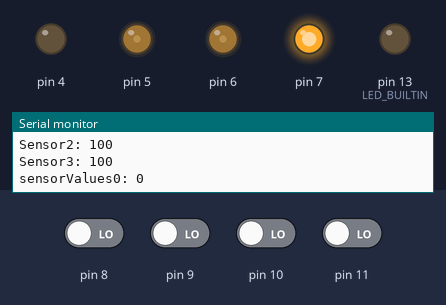
This sketch was run on a simulated Arduino Uno, built with avr-gcc and run on an emulated ATmega328P. On the bench: output pins drawn as LEDs (lit = HIGH), the last lines printed to the serial monitor. Inputs (shaded band) come from the test bench; at power-on: pin 8–11 LOW.

Above: at 1.2 s.
1.3 s: pin 8 driven HIGH
At 2.7 s:
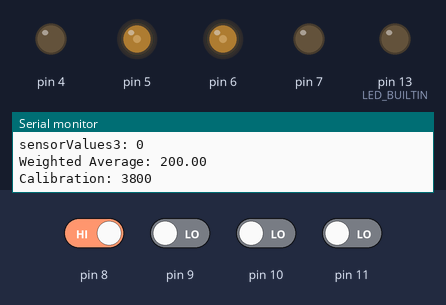
3.1 s: pin 9 driven HIGH
6.1 s: pin 11 driven HIGH
At 6.49 s:
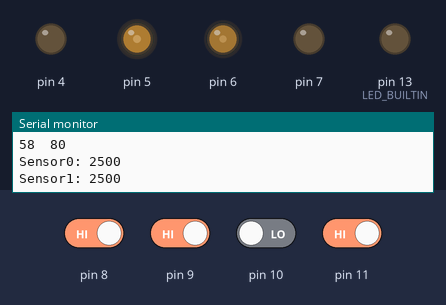
8.0 s: pin 8 driven LOW
At 9.1 s:
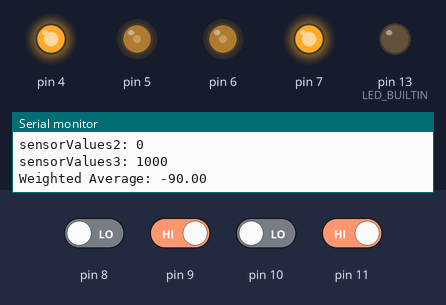
9.7 s: pin 10 driven HIGH
12.7 s: pin 9 driven LOW
Timing chart, 0 to 15.7 s (numbered marks = the images above; inputs shaded):
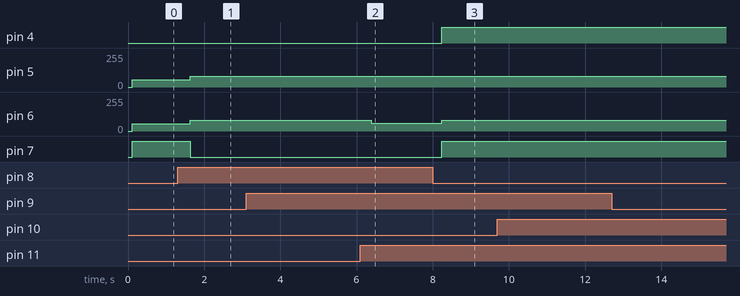

Measured:
- after the input at 1.3 s, pin 5, pin 6: 55/255 → 80/255 after 0.34 s; pin 7: HIGH → LOW after 0.34 s
- after the input at 6.1 s, pin 6: 80/255 → 58/255 after 0.29 s, → 59/255 0.21 s later
- after the input at 8.0 s, pin 4, pin 7: LOW → HIGH after 0.24 s; pin 6: 59/255 → 80/255 after 0.24 s

The sketch:

bujiaozhun.ino
```cpp
#include <QTRSensors.h>

// This example is designed for use with six analog QTR sensors. These
// reflectance sensors should be connected to analog pins A0 to A5. The
// sensors' emitter control pin (CTRL or LEDON) can optionally be connected to
// digital pin 2, or you can leave it disconnected and remove the call to
// setEmitterPin().
//
// The setup phase of this example calibrates the sensors for ten seconds and
// turns on the Arduino's LED (usually on pin 13) while calibration is going
// on. During this phase, you should expose each reflectance sensor to the
// lightest and darkest readings they will encounter. For example, if you are
// making a line follower, you should slide the sensors across the line during
// the calibration phase so that each sensor can get a reading of how dark the
// line is and how light the ground is. Improper calibration will result in
// poor readings.
//
// The main loop of the example reads the calibrated sensor values and uses
// them to estimate the position of a line. You can test this by taping a piece
// of 3/4" black electrical tape to a piece of white paper and sliding the
// sensor across it. It prints the sensor values to the serial monitor as
// numbers from 0 (maximum reflectance) to 1000 (minimum reflectance) followed
// by the estimated location of the line as a number from 0 to 5000. 1000 means
// the line is directly under sensor 1, 2000 means directly under sensor 2,
// etc. 0 means the line is directly under sensor 0 or was last seen by sensor
// 0 before being lost. 5000 means the line is directly under sensor 5 or was
// last seen by sensor 5 before being lost.

#define Kp 19
#define Kd 10
#define Ki 0

#define leftMotorBaseSpeed 55 //tune
#define rightMotorBaseSpeed 55

#define maxSpeed 80
#define minSpeed 10

QTRSensors qtr;

const uint8_t SensorCount = 4;
uint16_t sensorValues[SensorCount];
int xiao = 176;
double weightage[SensorCount] = {200, 20, -20, -200}; //change accordinlgly, how much u want it to turn
double error = 0;
double errorSum = 0;
double lastError = 0;

int leftMotorSpeed;
int rightMotorSpeed;
int csensor[4];
int leftPrevious;
int rightPrevious;

void setup()
{
  // configure the sensors
  qtr.setTypeRC();
  qtr.setSensorPins((const uint8_t[]) {
    8, 9, 10, 11
  }, SensorCount); // change pins
  //qtr.setEmitterPin(2);
  pinMode(LED_BUILTIN, OUTPUT);
  pinMode (4, OUTPUT);
  pinMode (5, OUTPUT);
  pinMode (6, OUTPUT);
  pinMode (7, OUTPUT);

  // print the calibration minimum values measured when emitters were on
  Serial.begin(9600);
}

void loop()
{
  qtr.read(sensorValues);
  for (int i = 0; i < SensorCount; i++)
  {
    Serial.print("Sensor");
    Serial.print(i);
    Serial.print (": ");
    Serial.println(sensorValues[i]);
    if (sensorValues[i] < xiao) {
      sensorValues[i] = 0;
    }
    else {
      sensorValues[i] = ((long)1000) * (sensorValues[i] - xiao) / (2500 - xiao);
    }
  }

  error = weightedAverage();

  int calibration = (int)round(PID(error));

  Serial.print ("Calibration: ");
  Serial.println (calibration);

  leftMotorSpeed = leftMotorBaseSpeed - calibration;
  rightMotorSpeed = rightMotorBaseSpeed + calibration;
  Serial.print(leftMotorSpeed);
  Serial.print("\t");
  Serial.print(rightMotorSpeed);
  Serial.println();

  //white readings
  // if (allwhite())
  // leftmotorspeed = leftprevious;

  // pseudocode for allwhite (bool)
  // int sum]
  // for (i 0 i < 5 i ++ )
  //      sum += sensorValues[i];
  // if sum < <something>


  //normal

  if (leftMotorSpeed >= 0 and rightMotorSpeed >= 0)
  {
    leftMotorSpeed = constrain(leftMotorSpeed, 0, maxSpeed);
    rightMotorSpeed = constrain(rightMotorSpeed, 0, maxSpeed);

    analogWrite (5, rightMotorSpeed);
    digitalWrite (4, LOW); //LOW is forward

    analogWrite (6, leftMotorSpeed);
    digitalWrite (7, HIGH);
  }
  else if (leftMotorSpeed < 0 and rightMotorSpeed > 0)
  {
    leftMotorSpeed = constrain(0 - leftMotorSpeed, 0, maxSpeed);
    rightMotorSpeed = constrain(rightMotorSpeed, 0, maxSpeed);

    analogWrite (5, rightMotorSpeed);
    digitalWrite (4, LOW);

    analogWrite (6, leftMotorSpeed);
    digitalWrite (7, LOW);
  }
  else if (leftMotorSpeed > 0 and rightMotorSpeed < 0)
  {
    leftMotorSpeed = constrain(leftMotorSpeed, 0, maxSpeed);
    rightMotorSpeed = constrain(0 - rightMotorSpeed, 0, maxSpeed);

    analogWrite (5, rightMotorSpeed);
    digitalWrite (4, HIGH);

    analogWrite (6, leftMotorSpeed);
    digitalWrite (7, HIGH);


  }
  Serial.print(leftMotorSpeed);
  Serial.print("\t");
  Serial.print(rightMotorSpeed);
  Serial.println();
  leftPrevious = leftMotorSpeed;
  rightPrevious = rightMotorSpeed;

}

double weightedAverage (void)
{
  int sum = 0;
  double weightedSum = 0;
  for (int i = 0; i < SensorCount; i++)
  {
    weightedSum += sensorValues[i] * weightage[i];
    sum += sensorValues[i];
    Serial.print("sensorValues");
    Serial.print(i);
    Serial.print (": ");
    Serial.println(sensorValues[i]);
  }

  double weightedAverage = weightedSum / (double) sum;

  Serial.print ("Weighted Average: ");
  Serial.println (weightedAverage);

  return weightedAverage;
}

double PID (int error)
{
  errorSum += error;
  double differentialError = error - lastError;
  lastError = error;

  double output = Kp * error + Kd * differentialError + Ki * errorSum;

  return output;
}
```
